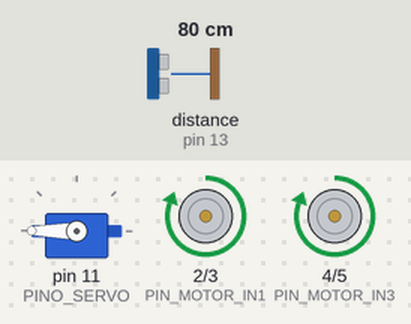
Bench run of a sketch on a simulated Arduino Uno, built with avr-gcc and run on an emulated ATmega328P. Shown: servo, motor-driver pin pairs drawn as motors (green arrow = first pin HIGH = forward, orange = second pin HIGH = backward, longer = more drive). Wiring (inferred from the names in the program): ultrasonic range finder: trigger pin 12; echo pin 13. The inputs (shaded band) are chosen by the test bench; at power-on: distance to the obstacle (sensor on pin 13) 80 cm. The echo pulse lasts 58.3 µs per cm.

Above: at 1.2 s.
1.3 s: distance to the obstacle (sensor on pin 13) set to 27 cm
2.8 s: distance to the obstacle (sensor on pin 13) set to 22 cm
At 4.1 s:
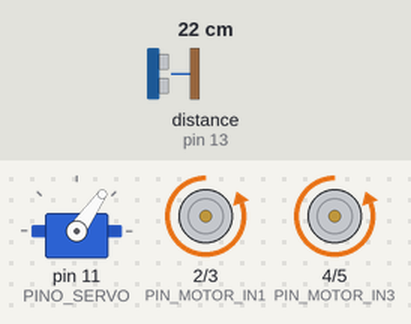
At 5.3 s:
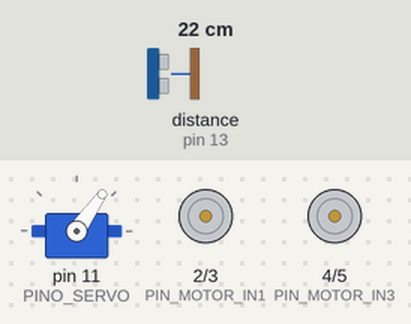
5.8 s: distance to the obstacle (sensor on pin 13) set to 19 cm
At 6.9 s:
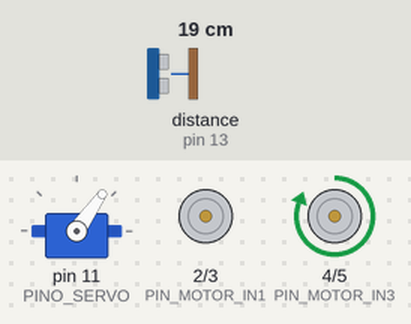
8.8 s: distance to the obstacle (sensor on pin 13) set to 10 cm
At 11.1 s:
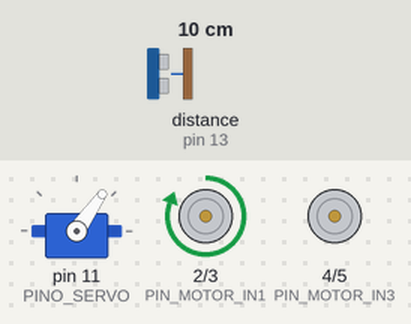
11.8 s: distance to the obstacle (sensor on pin 13) set to 7 cm
13.3 s: distance to the obstacle (sensor on pin 13) set to 2 cm
Timing chart, 0 to 17.3 s (numbered marks = the images above; inputs shaded):
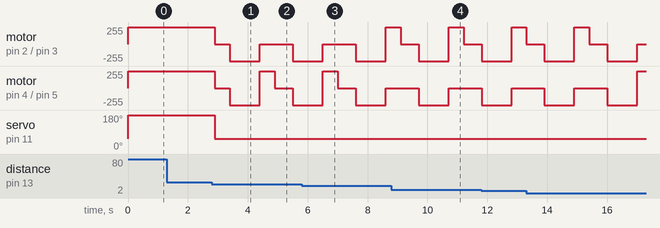

Measured:
- the behaviour switches between 26 and 25 cm on distance to the obstacle (sensor on pin 13) (found by bisection; images 0 and 1)
- the behaviour switches between 21 and 20 cm on distance to the obstacle (sensor on pin 13) (found by bisection; images 2 and 3)
- after the input at 1.3 s, every drawn part: stays the same

The sketch:

Codigo_teste_tremedeira.ino
```cpp
//Esse código é funcional, mas o principal problema é que ainda não tínhamos implementado a lógica para acabar com a "tremedeira" da vassoura.
#include <Servo.h> // Inclui a biblioteca para controlar servo motores

// CONFIGURAÇÃO DO SERVO:
Servo servoVassoura; // Cria uma espécie de variável, chamada "servoVassoura" para controlar o motor
const int PINO_SERVO = 11; // Define que o fio de sinal do servo está ligado no pino digital 11
const int ANGULO_BAIXO = 255;   // Define o ângulo (em graus) para a vassoura ficar no chão
const int ANGULO_ALTO = 55;   // Define o ângulo (em graus) para a vassoura levantar

// SENSOR ULTRASSÔNICO:
const int PINO_SENSOR_ECHO = 13; // Define o pino Echo (receptor) do sensor no pino 13
const int PINO_SENSOR_TRIGGER = 12; // Define o pino Trigger (emissor) do sensor no pino 12

// DRIVER DE MOTOR(Ponte H L298N):
const int PIN_MOTOR_IN1 = 2; // Define o pino IN1 do motor A no pino 2
const int PIN_MOTOR_IN2 = 3; // Define o pino IN2 do motor A no pino 3
const int PIN_MOTOR_IN3 = 4; // Define o pino IN3 do motor B no pino 4
const int PIN_MOTOR_IN4 = 5; // Define o pino IN4 do motor B no pino 5

// CONSTANTES:
const int DISTANCIA_SEGURA = 25; // Define a distância mínima (25cm) para detectar um obstáculo
const int PAUSA = 100; // Define o tempo de espera (100ms) entre as leituras do sensor

// DECLARAÇÃO DAS FUNÇÕES:
int ler_distancia(void);
void mover_frente(void);
void mover_tras(void);
void parar(void);
void levantar_vassoura(void);
void abaixar_vassoura(void);

void setup() {
  // CONFIGURAÇÃO DO SERVO MOTOR:
  servoVassoura.attach(PINO_SERVO); // Conecta o servo ao pino físico 11(PINO_SERVO)
  levantar_vassoura(); // Levanta a vassoura ao ligar (por segurança)

  // CONFIGURAÇÃO DO SENSOR ULTRASSÔNICO:
  pinMode(PINO_SENSOR_ECHO, INPUT); // Configura o Echo como ENTRADA (recebe os dados)
  pinMode(PINO_SENSOR_TRIGGER, OUTPUT); // Configura o Trigger como SAÍDA (envia os dados)
  digitalWrite(PINO_SENSOR_TRIGGER, LOW); // Garante que o Trigger comece desligado

  // CONFIGURAÇÃO DO DRIVER DE MOTOR:
  pinMode(PIN_MOTOR_IN1, OUTPUT); // Configura IN1 como saída
  pinMode(PIN_MOTOR_IN2, OUTPUT); // Configura IN2 como saída
  pinMode(PIN_MOTOR_IN3, OUTPUT); // Configura IN3 como saída
  pinMode(PIN_MOTOR_IN4, OUTPUT); // Configura IN4 como saída

  parar(); // Faz com que os motores comecem desligados
}

void loop() {  // Tudo entre essa função void fica em Loop
  int distancia = ler_distancia();// Chama a função que mede a distância e armazena na variável 'distancia'

  // Estrutura de decisão: Verifica se a distância lida é menor que a de 25cm
  if(distancia < DISTANCIA_SEGURA){ // Se houver um obstáculo

    parar(); // Para os motores imediatamente e já levanta a vassoura

    delay(500); // Aguarda 500ms para transicionar de ação

    mover_tras(); // Move o carrinho para trás

    delay(1000); // Fica dando ré por 1 segundo
    parar(); // Para os motores

    // Lógica para decidir para qual lado girar: millis() retorna o tempo que o Arduino está ligado, e "% 2" verifica se esse número é par ou ímpar:
    bool par = (millis() % 2 == 0) ? true : false;

    if(par){ // Se o tempo for par
      // Gira o motor 1 para frente, e o motor 2 fica desligado (curva para a esquerda)
      digitalWrite(PIN_MOTOR_IN1, HIGH);
      digitalWrite(PIN_MOTOR_IN2, LOW);
    } else { // Se o tempo for ímpar
      // Gira o motor 3 para frente, e o motor 4 fica desligado (curva para a direita)
      digitalWrite(PIN_MOTOR_IN3, HIGH);
      digitalWrite(PIN_MOTOR_IN4, LOW);
    }

    delay(500);// Mantém o carrinho girando por meio segundo
    parar(); // Para

  } else { // Se houve caminho livre, sem obstáculos

    mover_frente(); // Retorna a função de entrar para frente, e deixa a vassoura abaixada.
  }

  delay(PAUSA); // Aguarda o tempo de 100ms(nomeado em "PAUSA") de leitura entre os dados do sensor ultrassônico
}

// FUNÇÕES AUXILIARES:

int ler_distancia(void){ // Lê a distância com o sensor e envia um pulso ultrassônico
  digitalWrite(PINO_SENSOR_TRIGGER,HIGH); // Liga o trigger do sensor
  delayMicroseconds(10); // Aciona-o por 10 microssegundos
  digitalWrite(PINO_SENSOR_TRIGGER,LOW); // Desliga-o

  return pulseIn(PINO_SENSOR_ECHO, HIGH) / 58; // // Mede quanto tempo o som demorou para ir e voltar(ms), e divide por 58(conversão para cm)
}

void mover_frente(void){// Função que move o carrinho para a frente
  abaixar_vassoura(); // Abaixa a vassoura

  digitalWrite(PIN_MOTOR_IN1, HIGH); // Motor A (frente) ligado
  digitalWrite(PIN_MOTOR_IN2, LOW); // Motor A (trás) desligado
  digitalWrite(PIN_MOTOR_IN3, HIGH); // Motor B (frente) ligado
  digitalWrite(PIN_MOTOR_IN4, LOW); // Motor B (trás) desligado
}

void mover_tras(void){ // Função que move o carrinho para a frente
  levantar_vassoura(); // Levanta a vassoura

  digitalWrite(PIN_MOTOR_IN1, LOW); // Motor A (frente) desligado
  digitalWrite(PIN_MOTOR_IN2, HIGH); // Motor A (trás) ligado
  digitalWrite(PIN_MOTOR_IN3, LOW); // Motor B (frente) desligado
  digitalWrite(PIN_MOTOR_IN4, HIGH); // Motor B (trás) ligado
}

// Função para parar todos os motores
void parar(void){ // Função que para todos os motores
  levantar_vassoura(); // Levanta a vassoura

  // Desliga todos os pinos dos motores
  digitalWrite(PIN_MOTOR_IN1, LOW);
  digitalWrite(PIN_MOTOR_IN2, LOW);
  digitalWrite(PIN_MOTOR_IN3, LOW);
  digitalWrite(PIN_MOTOR_IN4, LOW);
}

// FUNÇÕES PARA A VASSOURA:
void levantar_vassoura(){
  servoVassoura.write(ANGULO_ALTO); // Envia o comando do ângulo de 55°
}

void abaixar_vassoura(){
  servoVassoura.write(ANGULO_BAIXO); // Envia o comando de ângulo de 255°
}
```
